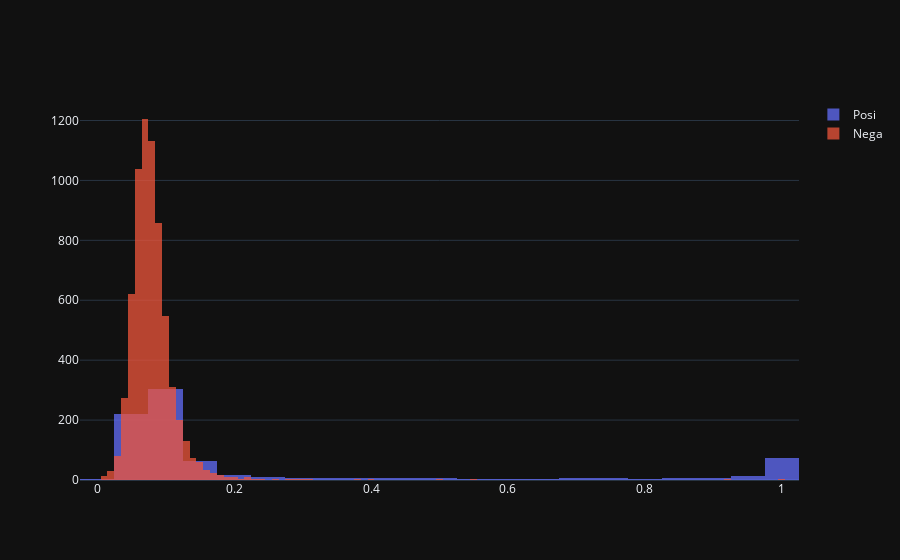

Notebook code for this chart:
### Markdown cell above
### Visualization for the KS-test

### Code cell
# Vizual check of the single model
data_logdyn = pd.read_parquet('Data/final_dataset.parquet')
target = 'Flag'
horizon = 8
share = 0.1
state = 2000
data_testing = data_logdyn.copy()
data_testing['Flag'] = data_testing['Distance'].apply(lambda x: 0 if x >= horizon else 1)
data_testing.drop(columns = ['Volume', 'MA100', 'MA100','Rise', 'Distance', 'Index', 'Ticker'], inplace = True)

data_testing_1 = data_testing[data_testing[target] == 1]
data_testing_0 = data_testing[data_testing[target] == 0]
Y_1 = data_testing_1[target]
X_1 = data_testing_1.drop(columns = [target])
share_1_orig = len(data_testing_1) / (len(data_testing_0) + len(data_testing_1))
_, X_0, _, Y_0 = modsel.train_test_split(data_testing_0.drop(columns = [target]), data_testing_0[target], 
                                                     test_size = min(share_1_orig * (1 - share) / share, 1), random_state = state)
share_1 = len(Y_1) / (len(Y_0) + len(Y_1))
Y = pd.concat([Y_0, Y_1])
X = sm.add_constant(pd.concat([X_0, X_1]))
X_train, X_test, Y_train, Y_test = modsel.train_test_split(X, Y, test_size = 0.2, random_state = state)
results_rs, auc_train_rs, auc_test_rs, ks_train_rs, ks_test_rs, f1_train_rs,\
    f1_test_rs, pr_train_rs, pr_test_rs, rec_train_rs, rec_test_rs\
    = fun.model_optimization(Y_train, Y_test, X_train, X_test, silent = True)
print(results_rs.summary())
Y_test_pred = results_rs.predict(X_test)
ks_samples = pd.DataFrame({'Y': Y_test, 'Y_pred': Y_test_pred})
ks_samples_posi = ks_samples[ks_samples['Y'] == 1]['Y_pred']
ks_samples_nega = ks_samples[ks_samples['Y'] == 0]['Y_pred']
fig = go.Figure()
fig.add_trace(go.Histogram(x = ks_samples_posi, name = 'Posi', nbinsx = 30))
fig.add_trace(go.Histogram(x = ks_samples_nega, name = 'Nega', nbinsx = 100))
fig.update_layout(barmode = 'overlay')
fig.update_traces(opacity = 0.75)
fig.show()

### Figure 1 — Plotly figure (JSON) as saved in the notebook; plotly's stock layout.template omitted (floating-point values rounded to 4 significant figures; data arrays with more than 128 entries replaced by an {"elided": "..."} marker saying what was removed)
{"data": [{"name": "Posi", "nbinsx": 30, "opacity": 0.75, "type": "histogram", "x": {"elided": "776 float values"}}, {"name": "Nega", "nbinsx": 100, "opacity": 0.75, "type": "histogram", "x": {"elided": "6730 float values"}}], "layout": {"barmode": "overlay"}}
